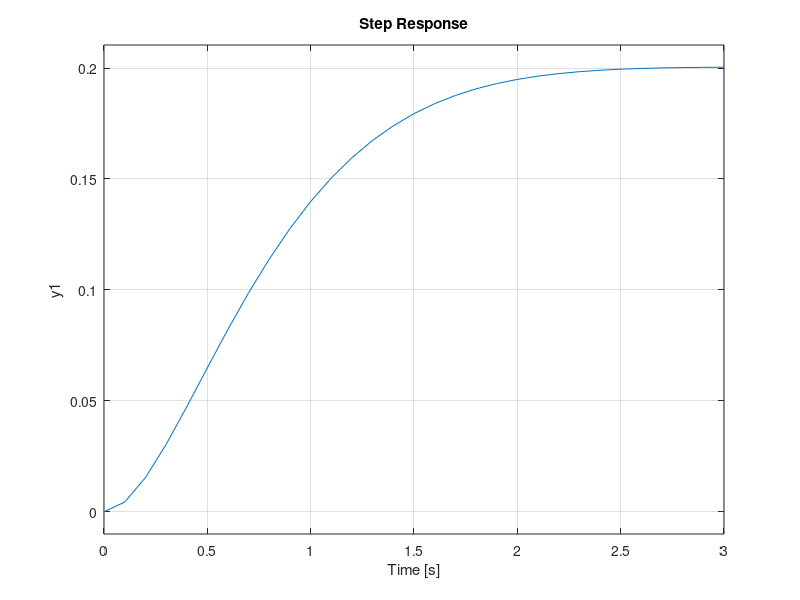

Write MATLAB code to recreate this figure.
M = 1;
b = (4);
k = (5);
F = 1;
t = (0:0.1:3);
P = tf(F,[M,b,k]);

bode(P);
step(P,t)
% the bandwidth of P is 1.68 rad/s 
% the initial value is 0 and the final sate value is 0.2

% the step responce shows that the final value is 0.2 
% the rise time is 1.28s
% the settle time is 2.08s